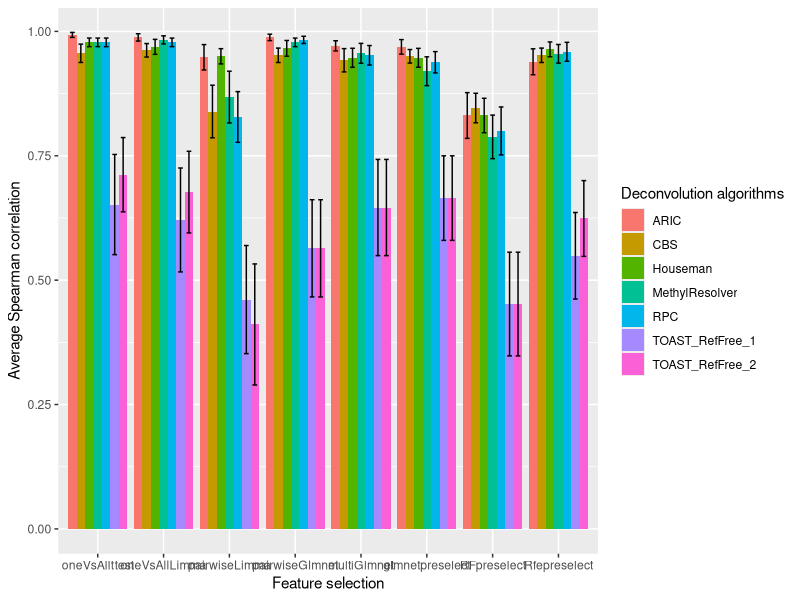
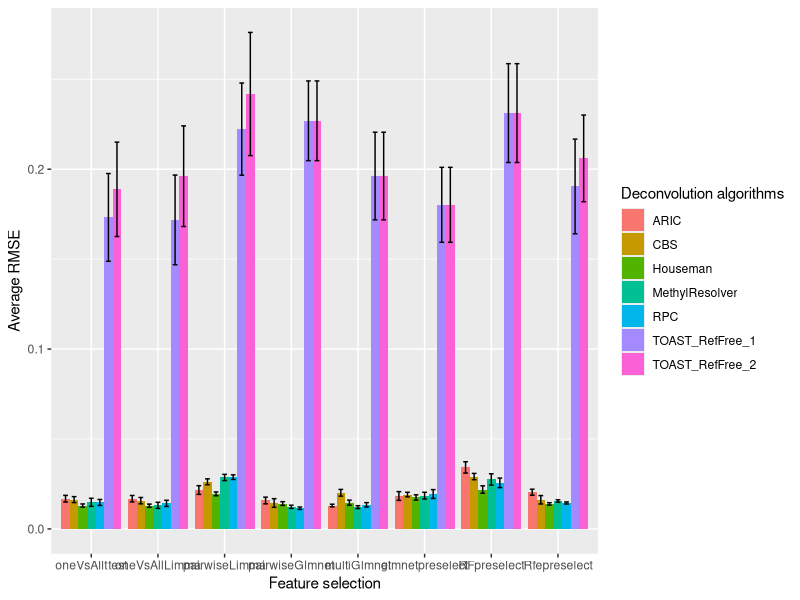
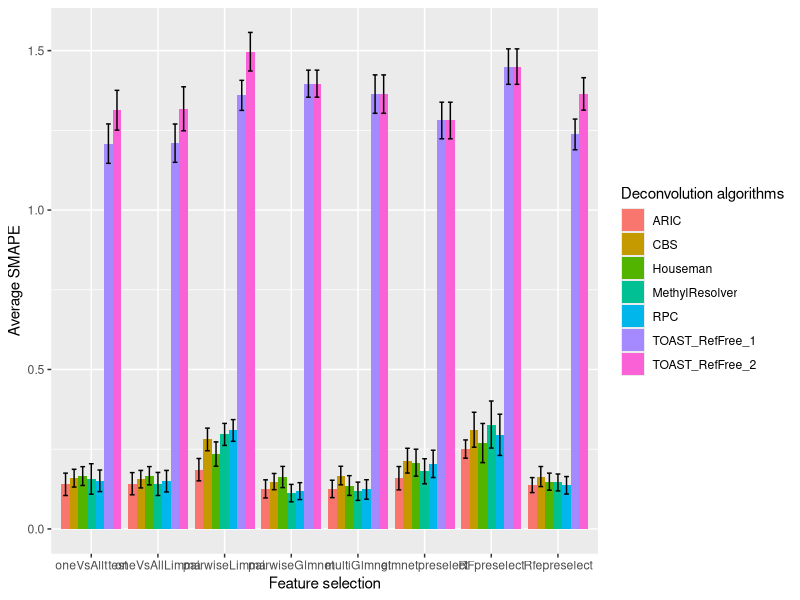
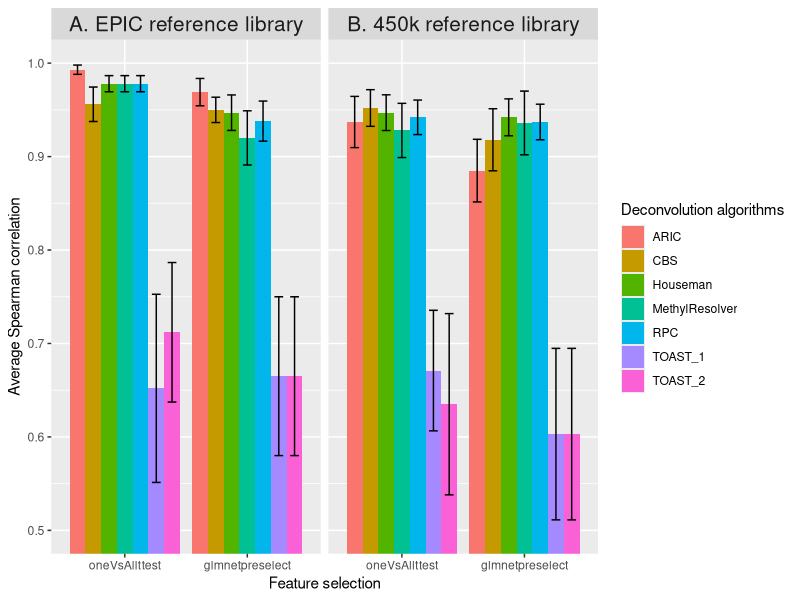

The R source for these figures, in order:
library(tidyr)
library(ggplot2)

setwd("./Downloads/")
pdf(file = "Figure1.pdf",  
    width = 16,
    height = 8) 


cor_Houseman <- c(0.978, 0.969, 0.950, 0.966, 0.947, 0.947, 0.831, 0.964)
cor_RPC <- c(0.978, 0.978, 0.828, 0.983, 0.952, 0.938, 0.800, 0.959)
cor_CBS <- c(0.956, 0.962, 0.839, 0.952, 0.942, 0.950, 0.846, 0.952)
cor_MethylResolver <- c(0.978, 0.983, 0.868, 0.978, 0.956, 0.920, 0.788, 0.955)
cor_ARIC <- c(0.993, 0.988, 0.948, 0.988, 0.971, 0.969, 0.831, 0.939)
cor_TOAST_1 <- c(0.652, 0.621, 0.461, 0.564, 0.646, 0.665, 0.452, 0.549)
cor_TOAST_2 <- c(0.712, 0.677, 0.411, 0.564, 0.646, 0.665, 0.452, 0.624)
  
  
df1 <- data.frame(FeatureSelection = c("oneVsAllttest","oneVsAllLimma","pairwiseLimma","pairwiseGlmnet","multiGlmnet",
                                       "glmnetpreselect", "RFpreselect", "Rfepreselect"),
                  Houseman = cor_Houseman, RPC = cor_RPC, CBS = cor_CBS, MethylResolver = cor_MethylResolver, ARIC = cor_ARIC, 
                  TOAST_RefFree_1 = cor_TOAST_1, TOAST_RefFree_2 = cor_TOAST_2)


sd_1 <- c(0.0299, 0.0521, 0.0530, 0.0548, 0.0662, 0.0658, 0.1200, 0.0516,
          0.0299, 0.0299, 0.1766, 0.0252, 0.0679, 0.0743, 0.1670, 0.0659,
          0.0639, 0.0471, 0.1831, 0.0501, 0.0812, 0.0470, 0.1028, 0.0501,
          0.0299, 0.0282, 0.1804, 0.0299, 0.0692, 0.1005, 0.1517, 0.0648,
          0.0172, 0.0255, 0.0885, 0.0222, 0.0354, 0.0506, 0.1592, 0.0902,
          0.3488, 0.3619, 0.3764, 0.3385, 0.3349, 0.2944, 0.3611, 0.3014,
          0.2586, 0.2844, 0.4214, 0.3385, 0.3349, 0.2944, 0.3611, 0.2639)

se = sd_1/sqrt(12)


print(ggplot(data = df1 %>% gather(Deconvolution, Spearman_Correlation, -FeatureSelection),
             aes(x = factor(FeatureSelection, level = c("oneVsAllttest","oneVsAllLimma","pairwiseLimma","pairwiseGlmnet","multiGlmnet",
                                                        "glmnetpreselect", "RFpreselect", "Rfepreselect")), y = Spearman_Correlation, fill = Deconvolution)) +
        geom_bar(stat = 'identity', position = 'dodge')+
        #geom_text(aes(label= round(Spearman_Correlation,2)), position = position_dodge(0.9))+
        geom_errorbar(aes(ymin=Spearman_Correlation-se, ymax=Spearman_Correlation+se), width=.5, position=position_dodge(.9)) +
        labs(x = "Feature selection")+
        labs(y = "Average Spearman correlation")+
        labs(fill = "Deconvolution algorithms"))
        
dev.off()











pdf(file = "Figure1_RMSE.pdf",  
    width = 16,
    height = 8) 


RMSE_Houseman <- c(0.0130, 0.0129, 0.0195, 0.0141, 0.0146, 0.0175, 0.0219, 0.0139)
RMSE_RPC <- c(0.0147, 0.0142, 0.0288, 0.0115, 0.0134, 0.0194, 0.0256, 0.0144)
RMSE_CBS <- c(0.0163, 0.0157, 0.0262, 0.0144, 0.0201, 0.0191, 0.0291, 0.0162)
RMSE_MethylResolver <- c(0.0148, 0.0131, 0.0286, 0.0123, 0.0121, 0.0185, 0.0275, 0.0155)
RMSE_ARIC <- c(0.0168, 0.0168, 0.0216, 0.0158, 0.0130, 0.0183, 0.0342, 0.0204)
RMSE_TOAST_1 <- c(0.1732, 0.1718, 0.2223, 0.2269, 0.1962, 0.1802, 0.2312, 0.1904)
RMSE_TOAST_2 <- c(0.1888, 0.1961, 0.2418, 0.2269, 0.1962, 0.1802, 0.2312, 0.2060)
  
  
df1 <- data.frame(FeatureSelection = c("oneVsAllttest","oneVsAllLimma","pairwiseLimma","pairwiseGlmnet","multiGlmnet",
                                       "glmnetpreselect", "RFpreselect", "Rfepreselect"),
                  Houseman = RMSE_Houseman, RPC = RMSE_RPC, CBS = RMSE_CBS, MethylResolver = RMSE_MethylResolver, ARIC = RMSE_ARIC, 
                  TOAST_RefFree_1 = RMSE_TOAST_1, TOAST_RefFree_2 = RMSE_TOAST_2)


sd_1 <- c(0.0031, 0.0031, 0.0037, 0.0036, 0.0049, 0.0051, 0.0071, 0.0024,
          0.0058, 0.0060, 0.0045, 0.0024, 0.0043, 0.0085, 0.0092, 0.0020,
          0.0058, 0.0062, 0.0057, 0.0083, 0.0065, 0.0044, 0.0061, 0.0081,
          0.0078, 0.0059, 0.0060, 0.0031, 0.0028, 0.0065, 0.0109, 0.0024,
          0.0064, 0.0062, 0.0084, 0.0065, 0.0025, 0.0084, 0.0109, 0.0058,
          0.0845, 0.0863, 0.0888, 0.0768, 0.0844, 0.0722, 0.0952, 0.0912,
          0.0909, 0.0969, 0.1186, 0.0768, 0.0844, 0.0722, 0.0952, 0.0835)

se = sd_1/sqrt(12)

print(ggplot(data = df1 %>% gather(Deconvolution, Spearman_Correlation, -FeatureSelection),
             aes(x = factor(FeatureSelection, level = c("oneVsAllttest","oneVsAllLimma","pairwiseLimma","pairwiseGlmnet","multiGlmnet",
                                                        "glmnetpreselect", "RFpreselect", "Rfepreselect")), y = Spearman_Correlation, fill = Deconvolution)) +
        geom_bar(stat = 'identity', position = 'dodge')+
        #geom_text(aes(label= round(Spearman_Correlation,2)), position = position_dodge(0.9))+
        geom_errorbar(aes(ymin=Spearman_Correlation-se, ymax=Spearman_Correlation+se), width=.5, position=position_dodge(.9)) +
        labs(x = "Feature selection")+
        labs(y = "Average RMSE")+
        labs(fill = "Deconvolution algorithms"))
        
dev.off()







pdf(file = "Figure1_SMAPE.pdf",  
    width = 16,
    height = 8) 


SMAPE_Houseman <- c(0.1657, 0.1667, 0.2348, 0.1628, 0.1360, 0.2078, 0.2693, 0.1482)
SMAPE_RPC <- c(0.1509, 0.1497, 0.3088, 0.1185, 0.1237, 0.2040, 0.2951, 0.1367)
SMAPE_CBS <- c(0.1591, 0.1560, 0.2806, 0.1485, 0.1674, 0.2141, 0.3111, 0.1642)
SMAPE_MethylResolver <- c(0.1566, 0.1409, 0.2964, 0.1123, 0.1181, 0.1808, 0.3273, 0.1457)
SMAPE_ARIC <- c(0.1398, 0.1418, 0.1858, 0.1255, 0.1254, 0.1590, 0.2505, 0.1374)
SMAPE_TOAST_1 <- c(1.2084, 1.2098, 1.3597, 1.3964, 1.3637, 1.2809, 1.4500, 1.2372)
SMAPE_TOAST_2 <- c(1.3131, 1.3176, 1.4966, 1.3964, 1.3637, 1.2809, 1.4500, 1.3643)
  
  
df1 <- data.frame(FeatureSelection = c("oneVsAllttest","oneVsAllLimma","pairwiseLimma","pairwiseGlmnet","multiGlmnet",
                                       "glmnetpreselect", "RFpreselect", "Rfepreselect"),
                  Houseman = SMAPE_Houseman, RPC = SMAPE_RPC, CBS = SMAPE_CBS, MethylResolver = SMAPE_MethylResolver, ARIC = SMAPE_ARIC, 
                  TOAST_RefFree_1 = SMAPE_TOAST_1, TOAST_RefFree_2 = SMAPE_TOAST_2)


sd_1 <- c(0.1022, 0.0993, 0.1320, 0.1150, 0.1074, 0.1464, 0.2127, 0.0924,
          0.1174, 0.1168, 0.1180, 0.0918, 0.1056, 0.1486, 0.2243, 0.0952,
          0.0964, 0.0950, 0.1229, 0.0879, 0.1005, 0.1346, 0.1898, 0.1087,
          0.1656, 0.1255, 0.1198, 0.0947, 0.0991, 0.1363, 0.2557, 0.0917,
          0.1215, 0.1208, 0.1213, 0.0984, 0.0945, 0.1267, 0.0991, 0.0813,
          0.2141, 0.2080, 0.1634, 0.1469, 0.2086, 0.1986, 0.1926, 0.1669,
          0.2160, 0.2393, 0.2096, 0.1469, 0.2086, 0.1986, 0.1926, 0.1762)

se = sd_1/sqrt(12)

print(ggplot(data = df1 %>% gather(Deconvolution, Spearman_Correlation, -FeatureSelection),
             aes(x = factor(FeatureSelection, level = c("oneVsAllttest","oneVsAllLimma","pairwiseLimma","pairwiseGlmnet","multiGlmnet",
                                                        "glmnetpreselect", "RFpreselect", "Rfepreselect")), y = Spearman_Correlation, fill = Deconvolution)) +
        geom_bar(stat = 'identity', position = 'dodge')+
        #geom_text(aes(label= round(Spearman_Correlation,2)), position = position_dodge(0.9))+
        geom_errorbar(aes(ymin=Spearman_Correlation-se, ymax=Spearman_Correlation+se), width=.5, position=position_dodge(.9)) +
        labs(x = "Feature selection")+
        labs(y = "Average SMAPE")+
        labs(fill = "Deconvolution algorithms"))
        
dev.off()









## within cell-type

Houseman <- c(0.978, 0.947, 0.947, 0.942)
RPC <- c(0.978, 0.938, 0.942, 0.937)
CBS <- c(0.956, 0.950, 0.952, 0.918)
MethylResolver <- c(0.978, 0.920, 0.928, 0.936)
ARIC <- c(0.993, 0.969, 0.937, 0.885)
TOAST_1 <- c(0.652, 0.665, 0.671, 0.603)
TOAST_2 <- c(0.712, 0.665, 0.635, 0.603)


pdf(file = "Figure3.pdf",  
    width = 16,
    height = 8) 

df1 <- data.frame(FeatureSelection = c("oneVsAllttest","glmnetpreselect", "oneVsAllttest","glmnetpreselect"), 
                  facet = c("A. EPIC reference library", "A. EPIC reference library", "B. 450k reference library", "B. 450k reference library"), 
                  Houseman = Houseman, RPC = RPC, CBS = CBS, MethylResolver = MethylResolver,
                  ARIC = ARIC, TOAST_1 = TOAST_1, TOAST_2 = TOAST_2)


sd_1 <- c(0.0299, 0.0658, 0.0662, 0.0685,
          0.0299, 0.0743, 0.0640, 0.0660,
          0.0639, 0.0470, 0.0679, 0.1150,
          0.0299, 0.1005, 0.1004, 0.1181,
          0.0172, 0.0506, 0.0949, 0.1161,
          0.3488, 0.2944, 0.2235, 0.3179,
          0.2586, 0.2944, 0.3360, 0.3179)


se <- sd_1/sqrt(12)

ggplot(data = df1 %>% gather(Deconvolution, Spearman_Correlation, -c(FeatureSelection,facet)), 
       aes(x = factor(FeatureSelection, level = c("oneVsAllttest","glmnetpreselect")), y = Spearman_Correlation, fill = Deconvolution)) + 
  geom_bar(stat = 'identity', position = 'dodge')+
  #geom_text(aes(label= round(Spearman_Correlation,2)), position = position_dodge(0.9))+
  geom_errorbar(aes(ymin=Spearman_Correlation-se, ymax=Spearman_Correlation+se), width=.5, position=position_dodge(.9)) +
  facet_wrap(~factor(facet,level = c("A. EPIC reference library","B. 450k reference library")))+
  labs(x = "Feature selection")+
  labs(y = "Average Spearman correlation")+
  labs(fill = "Deconvolution algorithms")+
  coord_cartesian(ylim=c(0.5,1))+
  theme(strip.text.x = element_text(size = 15))

dev.off()



